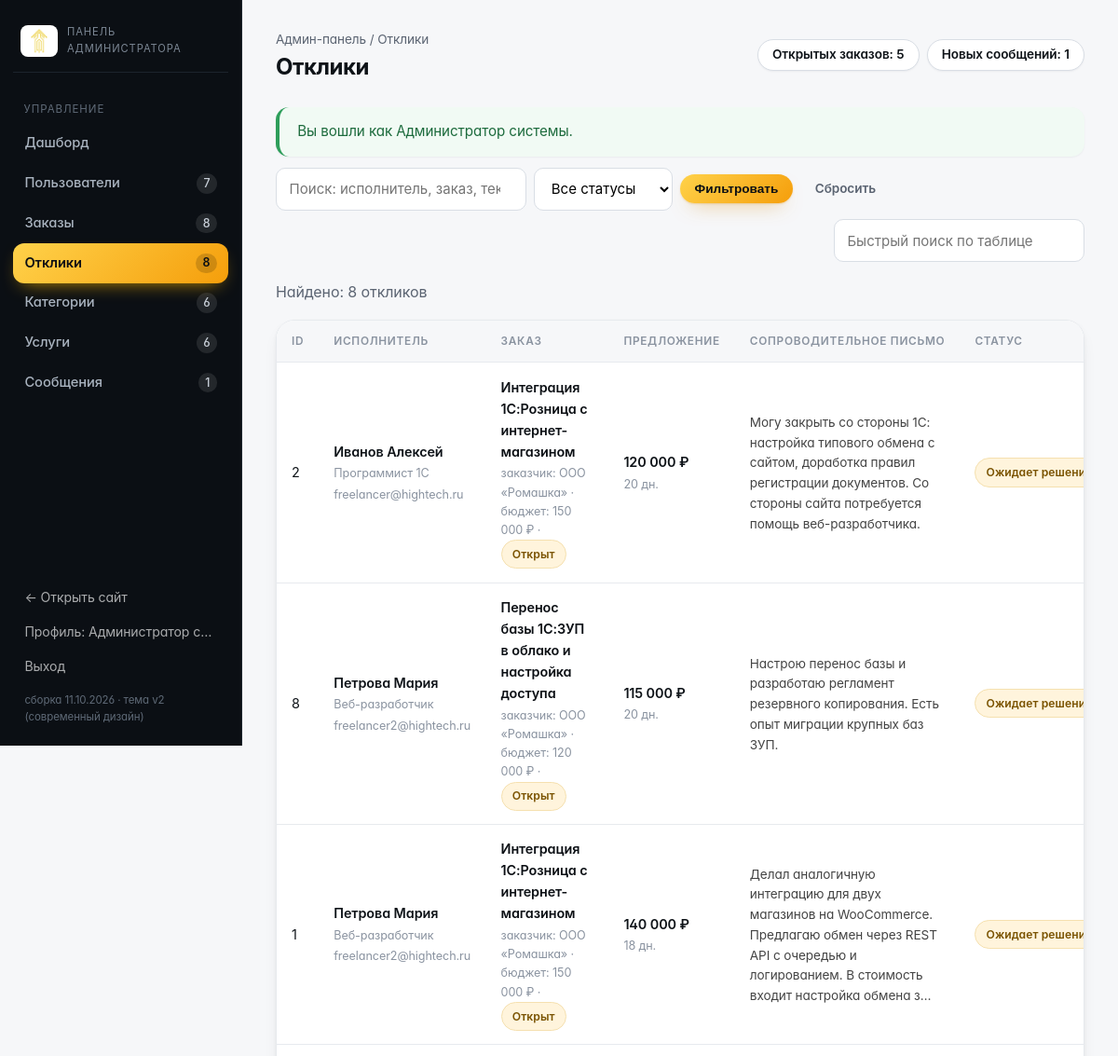
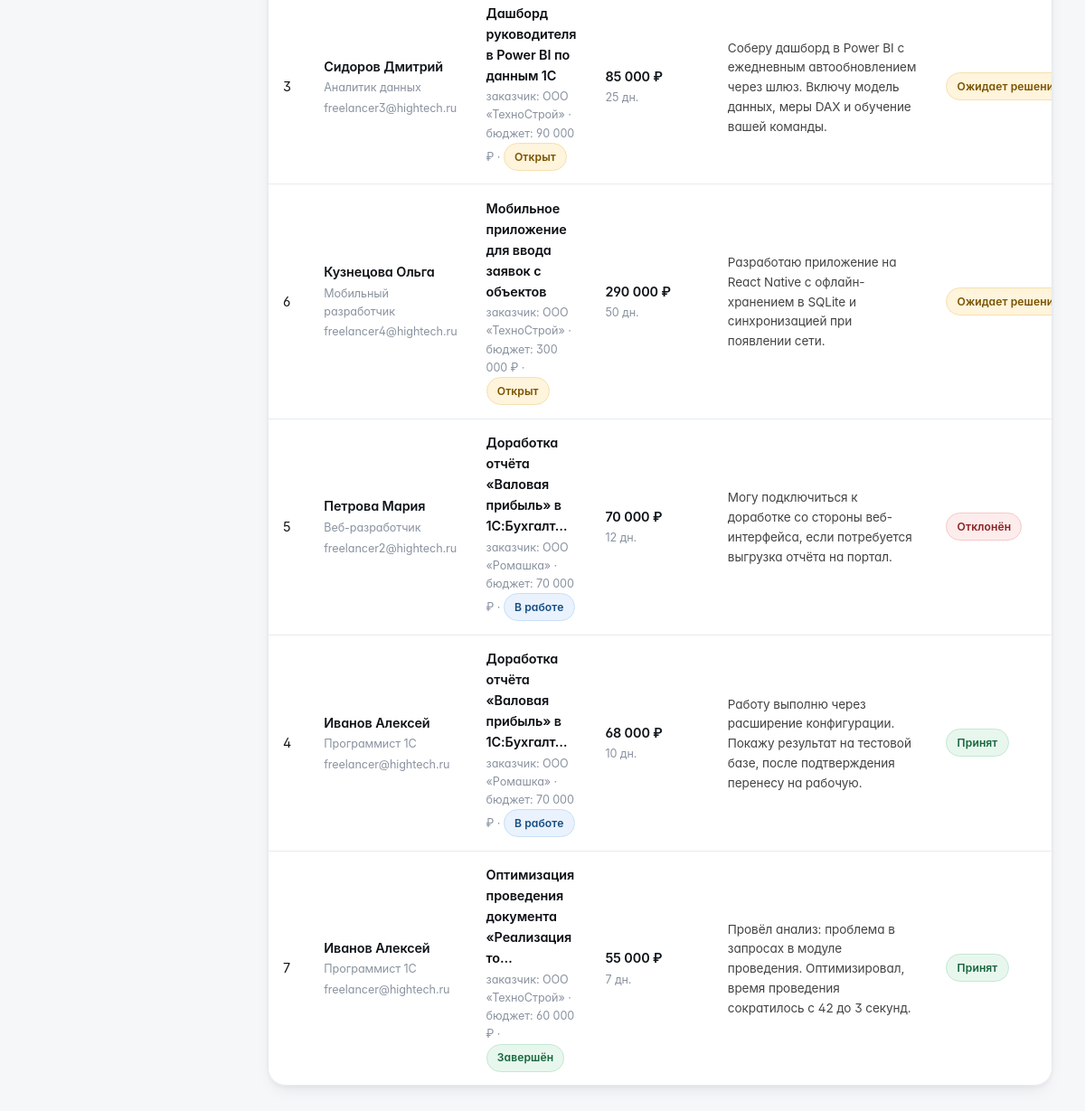
The app's page /admin/responses.php (signed in) with its own data (2 pictures, top to bottom).
### tables this page shows
CREATE TABLE `users` (
    `id`             INT UNSIGNED NOT NULL AUTO_INCREMENT,
    `role`           ENUM('customer','freelancer','admin') NOT NULL DEFAULT 'customer',
    `name`           VARCHAR(120)  NOT NULL COMMENT 'ФИО / название организации',
    `email`          VARCHAR(160)  NOT NULL,
    `password_hash`  VARCHAR(255)  NOT NULL,
    `phone`          VARCHAR(40)   DEFAULT NULL,
    `company`        VARCHAR(160)  DEFAULT NULL COMMENT 'Компания заказчика',
    `specialization` VARCHAR(160)  DEFAULT NULL COMMENT 'Специализация фрилансера',
    `skills`         VARCHAR(500)  DEFAULT NULL COMMENT 'Навыки через запятую',
    `rate`           INT UNSIGNED  DEFAULT NULL COMMENT 'Ставка, руб./час',
    `experience`     TINYINT UNSIGNED DEFAULT NULL COMMENT 'Опыт работы, лет',
    `about`          TEXT          DEFAULT NULL,
    `status`         ENUM('active','blocked') NOT NULL DEFAULT 'active',
    `created_at`     DATETIME      NOT NULL DEFAULT CURRENT_TIMESTAMP,
    `last_login`     DATETIME      DEFAULT NULL,
    PRIMARY KEY (`id`),
    UNIQUE KEY `uq_users_email` (`email`),
    KEY `idx_users_role` (`role`),
    KEY `idx_users_status` (`status`)
);

CREATE TABLE `responses` (
    `id`            INT UNSIGNED NOT NULL AUTO_INCREMENT,
    `order_id`      INT UNSIGNED NOT NULL,
    `freelancer_id` INT UNSIGNED NOT NULL,
    `message`       TEXT         NOT NULL,
    `price`         INT UNSIGNED NOT NULL DEFAULT 0 COMMENT 'Предложенная стоимость, руб.',
    `days`          SMALLINT UNSIGNED NOT NULL DEFAULT 0 COMMENT 'Срок выполнения, дней',
    `status`        ENUM('pending','accepted','rejected') NOT NULL DEFAULT 'pending',
    `created_at`    DATETIME     NOT NULL DEFAULT CURRENT_TIMESTAMP,
    PRIMARY KEY (`id`),
    UNIQUE KEY `uq_response_order_freelancer` (`order_id`, `freelancer_id`),
    KEY `fk_responses_freelancer` (`freelancer_id`),
    CONSTRAINT `fk_responses_order` FOREIGN KEY (`order_id`)
        REFERENCES `orders` (`id`) ON DELETE CASCADE ON UPDATE CASCADE,
    CONSTRAINT `fk_responses_freelancer` FOREIGN KEY (`freelancer_id`)
        REFERENCES `users` (`id`) ON DELETE CASCADE ON UPDATE CASCADE
);

CREATE TABLE `orders` (
    `id`            INT UNSIGNED NOT NULL AUTO_INCREMENT,
    `customer_id`   INT UNSIGNED NOT NULL,
    `category_id`   INT UNSIGNED DEFAULT NULL,
    `freelancer_id` INT UNSIGNED DEFAULT NULL COMMENT 'Исполнитель, принятый по отклику',
    `title`         VARCHAR(200) NOT NULL,
    `description`   TEXT         NOT NULL,
    `budget`        INT UNSIGNED NOT NULL DEFAULT 0 COMMENT 'Бюджет, руб.',
    `deadline`      DATE         DEFAULT NULL COMMENT 'Срок сдачи',
    `complexity`    ENUM('low','medium','high') NOT NULL DEFAULT 'medium',
    `skills`        VARCHAR(255) DEFAULT NULL COMMENT 'Требуемые навыки',
    `status`        ENUM('open','in_progress','completed','cancelled') NOT NULL DEFAULT 'open',
    `views`         INT UNSIGNED NOT NULL DEFAULT 0,
    `created_at`    DATETIME     NOT NULL DEFAULT CURRENT_TIMESTAMP,
    `updated_at`    DATETIME     NOT NULL DEFAULT CURRENT_TIMESTAMP ON UPDATE CURRENT_TIMESTAMP,
    PRIMARY KEY (`id`),
    KEY `idx_orders_status` (`status`),
    KEY `idx_orders_category` (`category_id`),
    KEY `fk_orders_customer` (`customer_id`),
    KEY `fk_orders_freelancer` (`freelancer_id`),
    CONSTRAINT `fk_orders_customer` FOREIGN KEY (`customer_id`)
        REFERENCES `users` (`id`) ON DELETE CASCADE ON UPDATE CASCADE,
    CONSTRAINT `fk_orders_freelancer` FOREIGN KEY (`freelancer_id`)
        REFERENCES `users` (`id`) ON DELETE SET NULL ON UPDATE CASCADE,
    CONSTRAINT `fk_orders_category` FOREIGN KEY (`category_id`)
        REFERENCES `categories` (`id`) ON DELETE SET NULL ON UPDATE CASCADE
);

### includes/functions.php (called while the page is built, shortened)
<?php
require_once __DIR__ . '/db.php';
function e($value): string
{
    return htmlspecialchars((string) $value, ENT_QUOTES | ENT_SUBSTITUTE, 'UTF-8');
}
function flashes(): array
{
    $list = $_SESSION['flash'] ?? [];
    return $list;
}
function excerpt(?string $text, int $length = 180): string
{
    $text = trim(preg_replace('/\s+/u', ' ', (string) $text));
    if (mb_strlen($text, 'UTF-8') <= $length) {
        return $text;
    }
    return mb_substr($text, 0, $length - 1, 'UTF-8') . '…';
}
function current_user(): ?array
{
    $user = q_one(
        'SELECT * FROM users WHERE id = ? AND status = "active"',
        [(int) $_SESSION['user_id']]
    );
    return $user;
}
function require_login(): array
{
    $user = current_user();
    return $user;
}
function require_role(array $roles): array
{
    $user = require_login();
    return $user;
}
function order_status_label(string $status): string
{
    return [
        'open'        => 'Открыт',
        'in_progress' => 'В работе',
        'completed'   => 'Завершён',
        'cancelled'   => 'Отменён',
    ][$status] ?? $status;
}
function order_status_class(string $status): string
{
    return [
        'open'        => 'warning',
        'in_progress' => 'info',
        'completed'   => 'success',
        'cancelled'   => 'danger',
    ][$status] ?? 'muted';
}
function response_status_label(string $status): string
{
    return [
        'pending'  => 'Ожидает решения',
        'accepted' => 'Принят',
        'rejected' => 'Отклонён',
    ][$status] ?? $status;
}
function response_status_class(string $status): string
{
    return ['pending' => 'warning', 'accepted' => 'success', 'rejected' => 'danger'][$status] ?? 'muted';
}
function money(?int $amount): string
{
    return number_format((float) $amount, 0, ',', ' ') . ' ₽';
}
function plural(int $n, array $forms): string
{
    $n = abs($n) % 100;
    $n1 = $n % 10;
    return $forms[2];
}
function asset(string $path): string
{
    $file = __DIR__ . '/../' . ltrim($path, '/');
    $version = is_file($file) ? filemtime($file) : time();
    return '/' . ltrim($path, '/') . '?v=' . $version;
}
function paginate(int $total, int $perPage = 9): array
{
    $perPage = max(1, $perPage);
    $pages   = max(1, (int) ceil($total / $perPage));
    $current = max(1, min($pages, (int) ($_GET['page'] ?? 1)));
    return [
        'total'    => $total,
        'per_page' => $perPage,
        'pages'    => $pages,
        'current'  => $current,
        'offset'   => ($current - 1) * $perPage,
    ];
}

### includes/db.php (called while the page is built, shortened)
<?php
function db(): PDO
{
    static $pdo = null;
    if ($pdo instanceof PDO) {
        return $pdo;
    }
    $config = require __DIR__ . '/../config/config.php';
    $dsn = sprintf(
        'mysql:host=%s;dbname=%s;charset=%s',
        $config['host'],
        $config['dbname'],
        $config['charset']
    );
    try {
        $pdo = new PDO($dsn, $config['user'], $config['password'], [
            PDO::ATTR_ERRMODE            => PDO::ERRMODE_EXCEPTION,
            PDO::ATTR_DEFAULT_FETCH_MODE => PDO::FETCH_ASSOC,
            PDO::ATTR_EMULATE_PREPARES   => false,
        ]);
    } catch (PDOException $e) {
        http_response_code(500);
        echo '<h1>Ошибка подключения к базе данных</h1>';
        echo '<p>Проверьте параметры соединения в файле <b>config/config.php</b> '
            . 'и убедитесь, что база данных импортирована из <b>sql/database.sql</b>.</p>';
        echo '<p style="color:#999">Техническая информация: ' . htmlspecialchars($e->getMessage()) . '</p>';
        exit;
    }
    return $pdo;
}
function q(string $sql, array $params = []): PDOStatement
{
    $stmt = db()->prepare($sql);
    $stmt->execute($params);
    return $stmt;
}
function q_one(string $sql, array $params = []): ?array
{
    $row = q($sql, $params)->fetch();
    return $row === false ? null : $row;
}
function q_all(string $sql, array $params = []): array
{
    return q($sql, $params)->fetchAll();
}
function q_val(string $sql, array $params = [], $default = null)
{
    $row = q($sql, $params)->fetch(PDO::FETCH_NUM);
    return $row === false ? $default : $row[0];
}

### admin/responses.php (the view, shortened to what this page needs)
<?php
$pageTitle  = 'Отклики';
$adminNav   = 'responses';
$breadcrumb = 'Отклики';
require __DIR__ . '/_header.php';
$search  = trim((string) ($_GET['q'] ?? ''));
$where  = ['1 = 1'];
$params = [];
$condition = 'WHERE ' . implode(' AND ', $where);
$total     = (int) q_val("SELECT COUNT(*) FROM responses r JOIN orders o ON o.id = r.order_id JOIN users u ON u.id = r.freelancer_id $condition", $params);
$page      = paginate($total, 20);
$responses = q_all(
    "SELECT r.*, u.name AS freelancer_name, u.email AS freelancer_email, u.specialization,
            o.title AS order_title, o.budget AS order_budget, o.status AS order_status,
            cu.name AS customer_name
       FROM responses r
       JOIN orders o ON o.id = r.order_id
       JOIN users u  ON u.id = r.freelancer_id
       JOIN users cu ON cu.id = o.customer_id
       $condition
       ORDER BY (r.status = 'pending') DESC, r.created_at DESC
       LIMIT {$page['per_page']} OFFSET {$page['offset']}",
    $params
);
?>
<div class="toolbar">
    <form method="get" action="/admin/responses.php">
        <input type="search" name="q" value="<?= e($search) ?>" placeholder="Поиск: исполнитель, заказ, текст">
        <select name="status">
            <option value="">Все статусы</option>
        </select>
        <button class="btn btn-sm btn-primary" type="submit">Фильтровать</button>
        <a class="btn btn-sm btn-ghost" href="/admin/responses.php">Сбросить</a>
    </form>
    <input type="search" data-table-filter="#responsesTable" placeholder="Быстрый поиск по таблице" style="margin-left:auto">
</div>
<p class="text-muted mb-2">Найдено: <?= (int) $total ?> <?= e(plural($total, ['отклик', 'отклика', 'откликов'])) ?></p>
<div class="table-wrap">
    <table class="data-table" id="responsesTable">
        <thead>
            <tr>
                <th>ID</th>
                <th>Исполнитель</th>
                <th>Заказ</th>
                <th>Предложение</th>
                <th>Сопроводительное письмо</th>
                <th>Статус</th>
            </tr>
        </thead>
        <tbody>
        <?php foreach ($responses as $row): ?>
            <tr>
                <td><?= (int) $row['id'] ?></td>
                <td>
                    <div class="cell-main"><?= e($row['freelancer_name']) ?></div>
                    <div class="cell-sub"><?= e($row['specialization'] ?: '—') ?></div>
                    <div class="cell-sub"><?= e($row['freelancer_email']) ?></div>
                </td>
                <td style="max-width:260px">
                    <div class="cell-main"><a href="/order.php?id=<?= (int) $row['order_id'] ?>" target="_blank"><?= e(excerpt($row['order_title'], 48)) ?></a></div>
                    <div class="cell-sub">
                        заказчик: <?= e($row['customer_name']) ?>
                        · бюджет: <?= e(money((int) $row['order_budget'])) ?>
                        · <span class="badge badge-<?= e(order_status_class($row['order_status'])) ?>"><?= e(order_status_label($row['order_status'])) ?></span>
                    </div>
                </td>
                <td>
                    <div class="cell-main"><?= e(money((int) $row['price'])) ?></div>
                    <div class="cell-sub"><?= (int) $row['days'] ?> дн.</div>
                </td>
                <td style="max-width:280px">
                    <div class="cell-sub" style="font-size:.85rem;color:#444"><?= e(excerpt($row['message'], 160)) ?></div>
                </td>
                <td><span class="badge badge-<?= e(response_status_class($row['status'])) ?>"><?= e(response_status_label($row['status'])) ?></span></td>
            </tr>
        <?php endforeach; ?>
        </tbody>
    </table>
</div>
<?php require __DIR__ . '/_footer.php'; ?>

### admin/_header.php (shortened to what this page needs)
<?php
require_once __DIR__ . '/../includes/functions.php';
$admin = require_role(['admin']);
$pageTitle  = $pageTitle ?? 'Админ-панель';
$adminNav   = $adminNav ?? 'dashboard';
$breadcrumb = $breadcrumb ?? 'Админ-панель';
$counters = [
    'users'      => (int) q_val('SELECT COUNT(*) FROM users'),
    'orders'     => (int) q_val('SELECT COUNT(*) FROM orders'),
    'open'       => (int) q_val('SELECT COUNT(*) FROM orders WHERE status = "open"'),
    'responses'  => (int) q_val('SELECT COUNT(*) FROM responses'),
    'pending'    => (int) q_val('SELECT COUNT(*) FROM responses WHERE status = "pending"'),
    'categories' => (int) q_val('SELECT COUNT(*) FROM categories'),
    'services'   => (int) q_val('SELECT COUNT(*) FROM services'),
    'messages'   => (int) q_val('SELECT COUNT(*) FROM messages WHERE status = "new"'),
];
$menu = [
    'dashboard'  => ['url' => '/admin/index.php',      'label' => 'Дашборд',        'count' => null],
    'users'      => ['url' => '/admin/users.php',      'label' => 'Пользователи',   'count' => $counters['users']],
    'orders'     => ['url' => '/admin/orders.php',     'label' => 'Заказы',         'count' => $counters['orders']],
    'responses'  => ['url' => '/admin/responses.php',  'label' => 'Отклики',        'count' => $counters['responses']],
    'categories' => ['url' => '/admin/categories.php', 'label' => 'Категории',      'count' => $counters['categories']],
    'services'   => ['url' => '/admin/services.php',   'label' => 'Услуги',         'count' => $counters['services']],
    'messages'   => ['url' => '/admin/messages.php',   'label' => 'Сообщения',      'count' => $counters['messages']],
];
?>
<!DOCTYPE html>
<html lang="ru">
<head>
    <link rel="stylesheet" href="<?= asset('assets/css/base.css') ?>">
    <link rel="stylesheet" href="<?= asset('assets/css/app.css') ?>">
    <link rel="stylesheet" href="<?= asset('assets/css/theme.css') ?>">
</head>
<body class="admin-body">
<div class="admin-layout">
    <aside class="admin-sidebar">
        <div class="admin-logo">
            <img src="/assets/img/logo.png" alt="Высокие технологии">
            <span>Панель администратора</span>
        </div>
        <nav class="admin-nav">
            <div class="admin-nav-title">Управление</div>
            <?php foreach ($menu as $key => $item): ?>
                <a href="<?= e($item['url']) ?>" class="<?= $adminNav === $key ? 'active' : '' ?>">
                    <span><?= e($item['label']) ?></span>
                    <?php if ($item['count'] !== null): ?>
                        <span class="count"><?= (int) $item['count'] ?></span>
                    <?php endif; ?>
                </a>
            <?php endforeach; ?>
        </nav>
        <div class="admin-sidebar-foot">
            <a href="/index.php" target="_blank">← Открыть сайт</a>
            <a href="/profile.php">Профиль: <?= e(excerpt($admin['name'], 16)) ?></a>
            <a href="/logout.php">Выход</a>
            <span style="display:block;padding:.5rem .75rem 0;font-size:.72rem;color:#5F6A77">сборка <?= APP_BUILD ?></span>
        </div>
    </aside>
    <div class="admin-content">
        <div class="admin-topbar">
            <div>
                <div class="breadcrumb">Админ-панель / <?= e($breadcrumb) ?></div>
                <h1><?= e($pageTitle) ?></h1>
            </div>
            <div class="d-flex gap-1 flex-wrap">
                <?php if ($counters['open'] > 0): ?>
                    <a class="btn btn-sm btn-outline" href="/admin/orders.php?status=open">Открытых заказов: <?= $counters['open'] ?></a>
                <?php endif; ?>
                <?php if ($counters['messages'] > 0): ?>
                    <a class="btn btn-sm btn-outline" href="/admin/messages.php?status=new">Новых сообщений: <?= $counters['messages'] ?></a>
                <?php endif; ?>
            </div>
        </div>
        <?php foreach (flashes() as $flash): ?>
            <div class="alert alert-<?= e($flash['type']) ?>"><?= e($flash['message']) ?></div>
        <?php endforeach; ?>

### records on screen
users: name "Администратор с…"
responses: id "2", freelancer.name "Иванов Алексей", freelancer.specialization "Программист 1С", freelancer.email "freelancer@hightech.ru", order.title "Интеграция 1С:Розница с интернет-магазином", users.name "ООО «Ромашка»", order.budget "150 000 ₽", order.status "Открыт", price "120 000 ₽", days "20", message "Могу закрыть со стороны 1С: настройка типового обмена с сайтом, доработка правил регистрации документов. Со стороны сайта потребуется помощь веб-разработчика.", status "Ожидает…"
responses: id "8", freelancer.name "Петрова Мария", freelancer.specialization "Веб-разработчик", freelancer.email "freelancer2@hightech.ru", order.title "Перенос базы 1С:ЗУП в облако и настройка доступа", users.name "ООО «Ромашка»", order.budget "120 000 ₽", order.status "Открыт", price "115 000 ₽", days "20", message "Настрою перенос базы и разработаю регламент резервного копирования. Есть опыт миграции крупных баз ЗУП.", status "Ожидает…"
responses: id "1", freelancer.name "Петрова Мария", freelancer.specialization "Веб-разработчик", freelancer.email "freelancer2@hightech.ru", order.title "Интеграция 1С:Розница с интернет-магазином", users.name "ООО «Ромашка»", order.budget "150 000 ₽", order.status "Открыт", price "140 000 ₽", days "18", message "Делал аналогичную интеграцию для двух магазинов на WooCommerce. Предлагаю обмен через REST API с очередью и логированием. В стоимость входит настройка обмена з…", status "Ожидает…"
responses: id "3", freelancer.name "Сидоров Дмитрий", freelancer.specialization "Аналитик данных", freelancer.email "freelancer3@hightech.ru", order.title "Дашборд руководителя в Power BI по данным 1С", users.name "ООО «ТехноСтрой»", order.budget "90 000 ₽", order.status "Открыт", price "85 000 ₽", days "25", message "Соберу дашборд в Power BI с ежедневным автообновлением через шлюз. Включу модель данных, меры DAX и обучение вашей команды.", status "Ожидает…"
responses: id "6", freelancer.name "Кузнецова Ольга", freelancer.specialization "Мобильный разработчик", freelancer.email "freelancer4@hightech.ru", order.title "Мобильное приложение для ввода заявок с объектов", users.name "ООО «ТехноСтрой»", order.budget "300 000 ₽", order.status "Открыт", price "290 000 ₽", days "50", message "Разработаю приложение на React Native с офлайн-хранением в SQLite и синхронизацией при появлении сети.", status "Ожидает…"
responses: id "5", freelancer.name "Петрова Мария", freelancer.specialization "Веб-разработчик", freelancer.email "freelancer2@hightech.ru", order.title "Доработка отчёта «Валовая прибыль» в 1С:Бухгалт…", users.name "ООО «Ромашка»", order.budget "70 000 ₽", order.status "В работе", price "70 000 ₽", days "12", message "Могу подключиться к доработке со стороны веб-интерфейса, если потребуется выгрузка отчёта на портал.", status "Отклонён"
responses: id "4", freelancer.name "Иванов Алексей", freelancer.specialization "Программист 1С", freelancer.email "freelancer@hightech.ru", order.title "Доработка отчёта «Валовая прибыль» в 1С:Бухгалт…", users.name "ООО «Ромашка»", order.budget "70 000 ₽", order.status "В работе", price "68 000 ₽", days "10", message "Работу выполню через расширение конфигурации. Покажу результат на тестовой базе, после подтверждения перенесу на рабочую.", status "Принят"
responses: id "7", freelancer.name "Иванов Алексей", freelancer.specialization "Программист 1С", freelancer.email "freelancer@hightech.ru", order.title "Оптимизация проведения документа «Реализация то…", users.name "ООО «ТехноСтрой»", order.budget "60 000 ₽", order.status "Завершён", price "55 000 ₽", days "7", message "Провёл анализ: проблема в запросах в модуле проведения. Оптимизировал, время проведения сократилось с 42 до 3 секунд.", status "Принят"

### other values on screen
$item['label'] "Дашборд"
$item['label'] "Пользователи"
$item['count'] "7"
$item['label'] "Заказы"
$item['count'] "8"
$item['label'] "Отклики"
$item['label'] "Категории"
$item['count'] "6"
$item['label'] "Услуги"
$item['label'] "Сообщения"
$item['count'] "1"
APP_BUILD "11.10.2026 · тема v2 (современный дизайн)"
$breadcrumb "Отклики"
$pageTitle "Отклики"
$counters['open'] "5"
